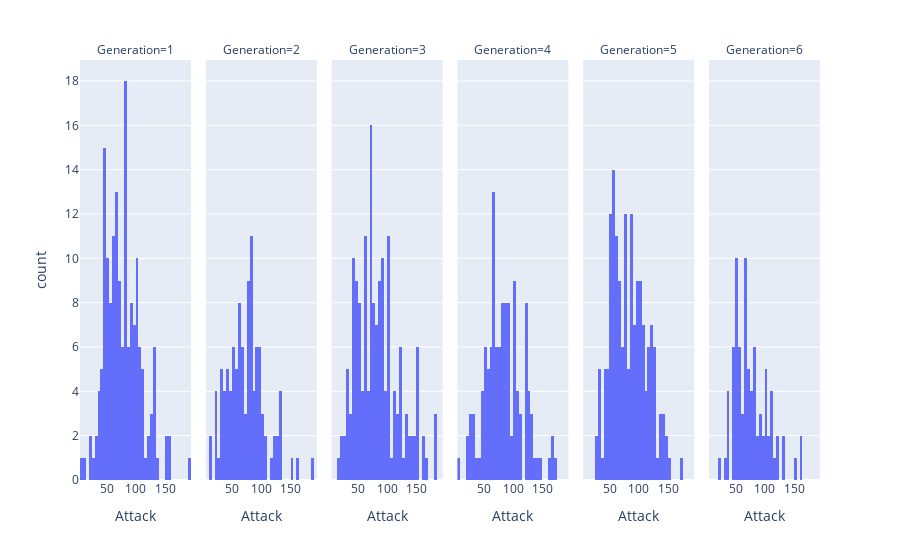

The notebook cell this image was saved under:
### Markdown cell above
Let's try to group by our no. of Attacks by Pokemon Types looking at many histograms at a time:

### Code cell
import plotly.express as px
fig = px.histogram(df_pokemon,x='Attack', facet_col='Generation')
fig.show()

### Figure 1 — Plotly figure (JSON) as saved in the notebook; plotly's stock layout.template omitted (floating-point values rounded to 4 significant figures; data arrays with more than 128 entries replaced by an {"elided": "..."} marker saying what was removed)
{"data": [{"bingroup": "x", "hovertemplate": "Generation=1<br>Attack=%{x}<br>count=%{y}<extra></extra>", "legendgroup": "", "marker": {"color": "#636efa", "pattern": {"shape": ""}}, "name": "", "orientation": "v", "showlegend": false, "type": "histogram", "x": {"elided": "166 int values"}, "xaxis": "x", "yaxis": "y"}, {"bingroup": "x", "hovertemplate": "Generation=2<br>Attack=%{x}<br>count=%{y}<extra></extra>", "legendgroup": "", "marker": {"color": "#636efa", "pattern": {"shape": ""}}, "name": "", "orientation": "v", "showlegend": false, "type": "histogram", "x": [49, 62, 82, 52, 64, 84, 65, 80, 105, 46, 76, 30, 50, 20, 35, 60, 90, 90, 38, 58, 40, 25, 30, 20, 40, 50, 75, 40, 55, 75, 95, 80, 20, 50, 100, 75, 35, 45, 55, 70, 30, 75, 65, 45, 85, 65, 65, 85, 75, 60, 72, 33, 80, 65, 90, 70, 75, 85, 125, 80, 120, 95, 130, 150, 10, 125, 185, 95, 80, 130, 40, 50, 50, 100, 55, 65, 105, 55, 40, 80, 60, 90, 90, 95, 60, 120, 80, 95, 20, 35, 95, 30, 63, 75, 80, 10, 85, 115, 75, 64, 84, 134, 164, 90, 130, 100], "xaxis": "x2", "yaxis": "y2"}, {"bingroup": "x", "hovertemplate": "Generation=3<br>Attack=%{x}<br>count=%{y}<extra></extra>", "legendgroup": "", "marker": {"color": "#636efa", "pattern": {"shape": ""}}, "name": "", "orientation": "v", "showlegend": false, "type": "histogram", "x": {"elided": "160 int values"}, "xaxis": "x3", "yaxis": "y3"}, {"bingroup": "x", "hovertemplate": "Generation=4<br>Attack=%{x}<br>count=%{y}<extra></extra>", "legendgroup": "", "marker": {"color": "#636efa", "pattern": {"shape": ""}}, "name": "", "orientation": "v", "showlegend": false, "type": "histogram", "x": [68, 89, 109, 58, 78, 104, 51, 66, 86, 55, 75, 120, 45, 85, 25, 85, 65, 85, 120, 30, 70, 125, 165, 42, 52, 29, 59, 79, 69, 94, 30, 80, 45, 65, 105, 35, 60, 48, 83, 100, 50, 80, 66, 76, 136, 60, 125, 55, 82, 30, 63, 93, 24, 89, 80, 25, 5, 65, 92, 70, 90, 130, 170, 85, 70, 110, 145, 72, 112, 50, 90, 61, 106, 100, 49, 69, 20, 62, 92, 132, 120, 70, 85, 140, 100, 123, 95, 50, 76, 110, 60, 95, 130, 80, 125, 165, 55, 100, 80, 50, 65, 65, 65, 65, 65, 75, 105, 125, 120, 120, 90, 160, 100, 120, 70, 80, 100, 90, 100, 103, 120], "xaxis": "x4", "yaxis": "y4"}, {"bingroup": "x", "hovertemplate": "Generation=5<br>Attack=%{x}<br>count=%{y}<extra></extra>", "legendgroup": "", "marker": {"color": "#636efa", "pattern": {"shape": ""}}, "name": "", "orientation": "v", "showlegend": false, "type": "histogram", "x": {"elided": "165 int values"}, "xaxis": "x5", "yaxis": "y5"}, {"bingroup": "x", "hovertemplate": "Generation=6<br>Attack=%{x}<br>count=%{y}<extra></extra>", "legendgroup": "", "marker": {"color": "#636efa", "pattern": {"shape": ""}}, "name": "", "orientation": "v", "showlegend": false, "type": "histogram", "x": [61, 78, 107, 45, 59, 69, 56, 63, 95, 36, 56, 50, 73, 81, 35, 22, 52, 50, 68, 38, 45, 65, 65, 100, 82, 124, 80, 48, 48, 48, 80, 110, 150, 50, 52, 72, 48, 80, 54, 92, 52, 105, 60, 75, 53, 73, 38, 55, 89, 121, 59, 77, 65, 92, 58, 50, 50, 75, 100, 80, 70, 110, 66, 66, 66, 66, 90, 85, 95, 100, 69, 117, 30, 70, 131, 131, 100, 100, 160, 110, 160, 110], "xaxis": "x6", "yaxis": "y6"}], "layout": {"annotations": [{"font": {}, "showarrow": false, "text": "Generation=1", "x": 0.075, "xanchor": "center", "xref": "paper", "y": 1, "yanchor": "bottom", "yref": "paper"}, {"font": {}, "showarrow": false, "text": "Generation=2", "x": 0.245, "xanchor": "center", "xref": "paper", "y": 1, "yanchor": "bottom", "yref": "paper"}, {"font": {}, "showarrow": false, "text": "Generation=3", "x": 0.415, "xanchor": "center", "xref": "paper", "y": 1, "yanchor": "bottom", "yref": "paper"}, {"font": {}, "showarrow": false, "text": "Generation=4", "x": 0.585, "xanchor": "center", "xref": "paper", "y": 1, "yanchor": "bottom", "yref": "paper"}, {"font": {}, "showarrow": false, "text": "Generation=5", "x": 0.755, "xanchor": "center", "xref": "paper", "y": 1, "yanchor": "bottom", "yref": "paper"}, {"font": {}, "showarrow": false, "text": "Generation=6", "x": 0.925, "xanchor": "center", "xref": "paper", "y": 1, "yanchor": "bottom", "yref": "paper"}], "barmode": "relative", "legend": {"tracegroupgap": 0}, "margin": {"t": 60}, "xaxis": {"anchor": "y", "domain": [0, 0.15], "title": {"text": "Attack"}}, "xaxis2": {"anchor": "y2", "domain": [0.17, 0.32], "matches": "x", "title": {"text": "Attack"}}, "xaxis3": {"anchor": "y3", "domain": [0.34, 0.49], "matches": "x", "title": {"text": "Attack"}}, "xaxis4": {"anchor": "y4", "domain": [0.51, 0.66], "matches": "x", "title": {"text": "Attack"}}, "xaxis5": {"anchor": "y5", "domain": [0.68, 0.83], "matches": "x", "title": {"text": "Attack"}}, "xaxis6": {"anchor": "y6", "domain": [0.85, 1], "matches": "x", "title": {"text": "Attack"}}, "yaxis": {"anchor": "x", "domain": [0, 1], "title": {"text": "count"}}, "yaxis2": {"anchor": "x2", "domain": [0, 1], "matches": "y", "showticklabels": false}, "yaxis3": {"anchor": "x3", "domain": [0, 1], "matches": "y", "showticklabels": false}, "yaxis4": {"anchor": "x4", "domain": [0, 1], "matches": "y", "showticklabels": false}, "yaxis5": {"anchor": "x5", "domain": [0, 1], "matches": "y", "showticklabels": false}, "yaxis6": {"anchor": "x6", "domain": [0, 1], "matches": "y", "showticklabels": false}}}
